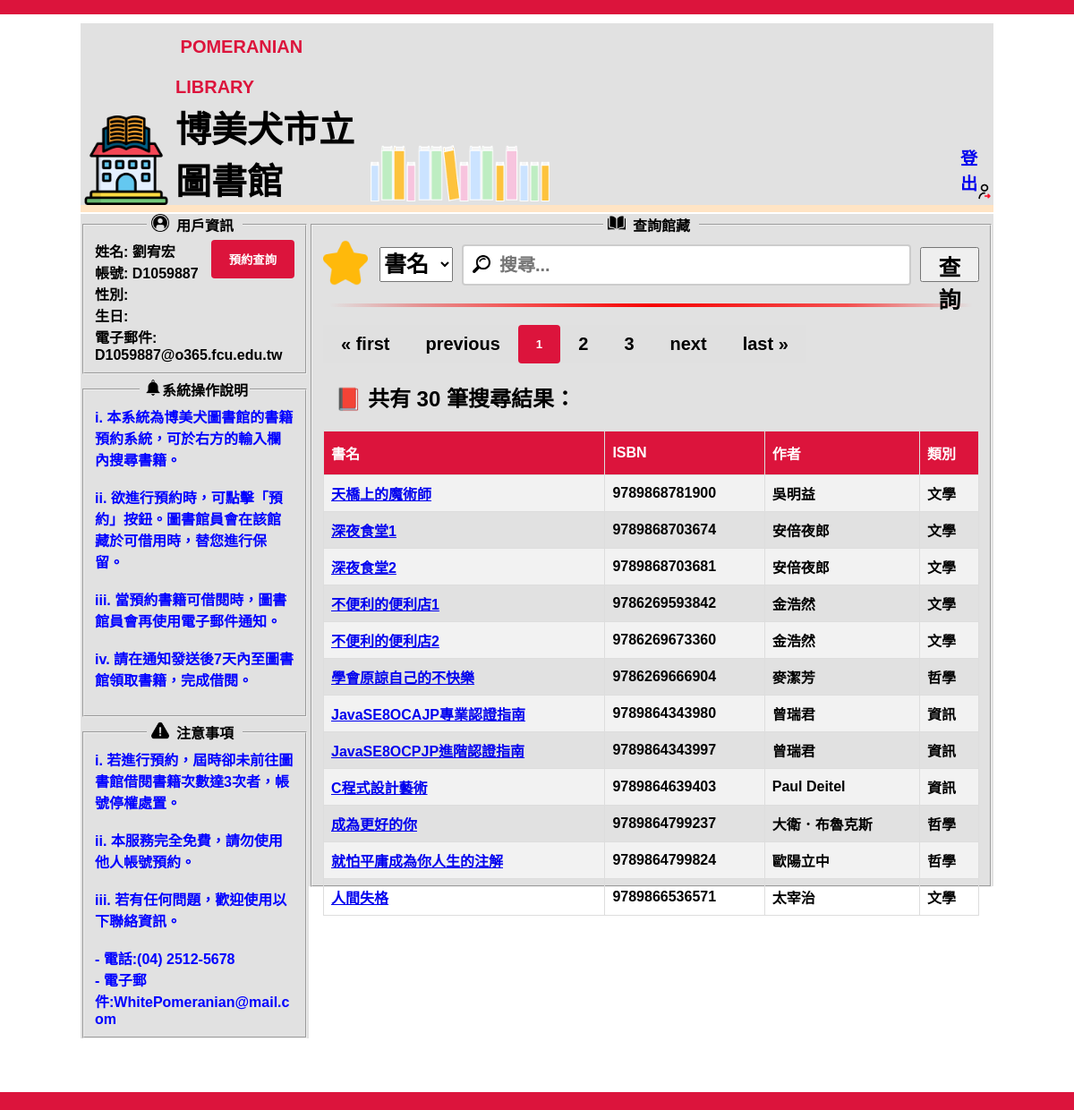
The app's page /homepage/ (signed in) with its own data.
### clients/models.py (models this page shows, shortened)
class Book(models.Model):
    STATUS_CHOICES = [
        ('available', '可預約'),
        ('unavailable', '不可預約'),
    ]
    bname = models.CharField(max_length=50, verbose_name='書名')
    ISBN = models.CharField(max_length=15, verbose_name='ISBN')
    author = models.CharField(max_length=20, verbose_name='作者')
    genre = models.CharField(max_length=10, verbose_name='類別')
    picture = models.ImageField(upload_to='books/',null=True, blank=True)
    status = models.CharField(max_length=20, choices=STATUS_CHOICES, default='available', verbose_name='狀態')

### clients/views.py (the view)
# urls.py: path('homepage/', views.homepage, name='homepage'),
def homepage(request):
    if not request.user.is_authenticated:
        return redirect('sign_in')
    search_type = request.GET.get('searchtype')
    search_query = request.GET.get('search')
    if search_type and search_query:
        if search_type.lower() == 'booktitle':
            search_results = Book.objects.filter(bname__icontains=search_query)
            cache.set('search_results', search_results, 6000)
        elif search_type.lower() == 'author':
            search_results = Book.objects.filter(author__icontains=search_query)
            cache.set('search_results', search_results, 6000)
        elif search_type == 'ISBN':
            search_results = Book.objects.filter(ISBN__icontains=search_query)
            cache.set('search_results', search_results, 6000)
        else:
            search_results = []
    else:
        search_results = cache.get('search_results')
        if search_results is None:
            search_results = Book.objects.all()
    user_profile_id = request.session.get('user_profile_id')
    try:
        user_profile = UserProfile.objects.get(id=user_profile_id)
    except UserProfile.DoesNotExist:
        user_profile = None
    search_results = search_results or []
    paginator = Paginator(search_results, 12)
    page_number = request.GET.get('page')
    page_obj = paginator.get_page(page_number)
    context = {
        'user_profile': user_profile,
        'results': page_obj,
    }
    return render(request, 'homepage.html', context)

### clients/templates/homepage.html (shortened to what this page needs)
<!DOCTYPE html>
<html lang="zh-TW">
<head>
    <link rel="stylesheet" href="/static/homepage.css">
</head>
<body>
    <div class="ceiling">
    </div>
    <div class="main">
        <div class="header">
            <a href="{% url 'homepage' %}"><img class="library" src="/static/library.png" width="100px"></a>
            <h1 class="h1"><span style="color: crimson;">&nbsp;POMERANIAN LIBRARY</span><br>博美犬市立圖書館</h1>
            <img class="bookshelf" src="/static/bookshelf.png" width="200px">
            <a class="a1" href="{% url 'sign_out' %}" role="button">登出<img class="logout" src="/static/logout.png"
                    width="20px"></a>
        </div>
        <hr class="relay">
        <div class="left_content">
            <fieldset>
                <legend><img class="login" src="/static/login.png" width="20px">&thinsp; 用戶資訊 &thinsp;</legend>
                <span>
                    <form action="{% url 'appointment' %}" method="get">
                        <button type="submit" class="appointment">預約查詢</button>
                    </form>
                    姓名: {{ user.last_name }}{{ user.first_name }} <br>
                    帳號: {{ user.username }} <br>
                    性別: {% if user_profile.gender == 'M' %}男{% elif user_profile.gender == 'F' %}女{% endif %} <br>
                    生日: {{ user_profile.birthday }} <br>
                    電子郵件: {{ user.email }}
                </span>
            </fieldset>
            <fieldset style="margin-top: 2%;">
                <legend><img class="notification" src="/static/notification.png" width="20px">系統操作說明</legend>
                <div style="color: blue; font-weight: 600;">
                    <span>
                        i. 本系統為博美犬圖書館的書籍預約系統，可於右方的輸入欄內搜尋書籍。<br><br>
                        ii. 欲進行預約時，可點擊「預約」按鈕。圖書館員會在該館藏於可借用時，替您進行保留。<br><br>
                        iii. 當預約書籍可借閱時，圖書館員會再使用電子郵件通知。<br><br>
                        iv. 請在通知發送後7天內至圖書館領取書籍，完成借閱。<br><br>
                    </span>
                </div>
            </fieldset>
            <fieldset style="margin-top: 2%;">
                <legend><img class="warning" src="/static/warning.png" width="20px">&thinsp; 注意事項 &thinsp;</legend>
                <div style="color: blue; font-weight: 600;">
                    <span>
                        i. 若進行預約，屆時卻未前往圖書館借閱書籍次數達3次者，帳號停權處置。<br><br>
                        ii. 本服務完全免費，請勿使用他人帳號預約。<br><br>
                        iii. 若有任何問題，歡迎使用以下聯絡資訊。<br><br>
                        - 電話:(04) 2512-5678<br>
                        - 電子郵件:WhitePomeranian@mail.c<br>om
                    </span>
                </div>
            </fieldset>
        </div>
        <div class="right_content">
            <fieldset class="searchtype">
                <legend><img class="open-book" src="/static/open-book.png" width="20px">&thinsp; 查詢館藏 &thinsp;</legend>
                <form action="" method="get">
                    <div class="searchtype">
                        <img class="star" src="/static/star.png" width="50px">
                        <select name="searchtype" class="searchtype">
                            <option value="booktitle" selected="selected">書名</option>
                        </select>
                        <input type="text" name="search" placeholder="搜尋..." autocomplete="off" class="searchtype">
                        <button type="submit" class="searchtype">查詢</button>
                    </div>
                </form>
                <hr class="searchtype">
                {% if results %}
                <div class="button-group">
                    {% if results.has_previous %}
                    <a href="?page=1"><button class="button">&laquo; first</button></a>
                    <a href="?page={{ results.previous_page_number }}"><button class="button">previous</button></a>
                    {% else %}
                    <a><button class="button">&laquo; first</button></a>
                    <a><button class="button">previous</button></a>
                    {% endif %}
                    {% for num in results.paginator.page_range %}
                    {% if num == results.number %}
                    <button type="button">{{ num }}</button>
                    {% else %}
                    <a href="?page={{ num }}"><button class="button">{{ num }}</button></a>
                    {% endif %}
                    {% endfor %}
                    {% if results.has_next %}
                    <a href="?page={{ results.next_page_number }}"><button class="button">next</button></a>
                    <a href="?page={{ results.paginator.num_pages }}"><button class="button">last &raquo;</button></a>
                    {% else %}
                    <a><button class="button">next</button></a>
                    <a><button class="button">last &raquo;</button></a>
                    {% endif %}
                </div>
                <h2 class="searchresult">&nbsp; &#128213; 共有 {{ results.paginator.count }} 筆搜尋結果：</h2>
                <table id="books">
                    <tr>
                        <th>書名</th>
                        <th>ISBN</th>
                        <th>作者</th>
                        <th>類別</th>
                    </tr>
                    {% for result in results.object_list %}
                    <tr>
                        <td><a href="bookdetails/{{ result.id }}">{{ result.bname }}</a></td>
                        <td>{{ result.ISBN }}</td>
                        <td>{{ result.author }}</td>
                        <td>{{ result.genre }}</td>
                    </tr>
                    {% endfor %}
                </table>
                {% else %}
                <h2 class="searchresult">&nbsp; &#128213; 0 筆搜尋結果!</h2>
                {% endif %}
            </fieldset>
        </div>
    </div>
    <div class="footer">
    </div>
</body>
</html>

### static/homepage.css (style rules this page uses)
html { background-color: rgb(255,255,255); }
body { margin: 0%; padding: 0%; font-family: Arial, Helvetica, sans-serif; display: flex; flex-direction: column; min-height: 100vh; }
div.ceiling { background-color:crimson; padding: 8px; }
div.main { margin: auto; width: 85%; flex: 1 0 auto; }
div.footer { background-color: crimson; padding: 10px; text-align: center; margin-top: 5%; }
div.header { background-color: rgb(225,225,225); margin-top: 1%; display: flex; align-items: flex-end; }
hr.relay { width: 100%; height: 8px; background-color: bisque; color: bisque; border: none; margin-top: 0%; }
div.right_content { background-color: rgb(225,225,225); width: 75%; margin-top: -0.65%; float: left; height: 751.5px; }
div.right_content fieldset { height: 732.5px; }
div.left_content { background-color: rgb(225,225,225); width: 25%; margin-top: -0.65%; float: left; }
img.library { margin-left: 0.5%; float: left; }
img.bookshelf { margin-left: 1.5%; margin-top: 1.15%; float: left; }
img.login { float: left; margin-left: 3px; }
img.logout { float: right; margin-top: -38%; margin-left: 1%; }
img.open-book { float: left; margin-left: 3px; }
img.notification { float: left; margin-left: 3px; }
img.warning { float: left; margin-left: 3px; }
h1.h1 { color: black; font-weight: bolder; font-size: 40px; margin-top: -3px; margin-left: 6px; float: left; margin-bottom: 0%; }
h1.h1 span { font-size: 20px; }
fieldset span { font-weight: 600; max-width: 10px; overflow-wrap: break-word; }
legend { font-weight: 600; text-align: center; }
a.a1 { font-size: larger; font-weight: 600; margin-left: 45%; margin-bottom: 5px; text-decoration: none; }
div.searchtype { margin-top: 5px; display: flex; justify-content: center; }
img.star { display: block; float: left; margin-right: 13px; margin-top: -5px; }
select.searchtype { display: block; float: left; height: 39px; font-weight: 600; font-size: 25px; margin-top: 2.5px; }
input.searchtype { display: block; float: left; margin-left: 10px; height: 18px; width: 60%; font-weight: 600; font-size: 20px; background-image: url('../static/magnifier.png'); background-size: 20px; background-position: 10px 10px; background-repeat: no-repeat; padding: 12px 20px 12px 40px; border: 2px solid #ccc; border-radius: 4px; }
button.searchtype { display: block; float: left; margin-left: 10px; height: 39px; font-weight: 600; font-size: 25px; margin-top: 2.5px; }
hr.searchtype { height: 4px; background: linear-gradient(to right, transparent 1%, #ed05055c 15%, #fe0000a5 30%, #f60202 50%, #fe0000a5 80%, transparent 99%); border: none; margin: 20px 0; }
#books { font-family: Arial, Helvetica, sans-serif; border-collapse: collapse; width: 100%; border-radius: 2px; }
#books td, #books th { border: 1px solid #ddd; padding: 8px; font-weight: 600; }
#books tr:nth-child(even) { background-color: #f2f2f2; }
#books th { padding-top: 12px; padding-bottom: 12px; text-align: left; background-color: crimson; color: white; }
button[type=button] { background-color: crimson; color: white; padding: 12px 20px; border: none; border-radius: 4px; cursor: pointer; font-weight: 600; }
.button-group { display: flex; }
.button { padding: 10px 20px; background-color: #e0e0e0; border: none; color: #000; cursor: pointer; font-weight: 600; font-size: 20px; }

### clients/templates/homepage.html (style rules this page uses)
button.appointment { background-color: crimson; color: white; padding: 12px 20px; border: none; border-radius: 4px; cursor: pointer; font-weight: 600; float: right; }

### records on screen
Book: bname "天橋上的魔術師", ISBN "9789868781900", author "吳明益", genre "文學"
Book: bname "深夜食堂1", ISBN "9789868703674", author "安倍夜郎", genre "文學"
Book: bname "深夜食堂2", ISBN "9789868703681", author "安倍夜郎", genre "文學"
Book: bname "不便利的便利店1", ISBN "9786269593842", author "金浩然", genre "文學"
Book: bname "不便利的便利店2", ISBN "9786269673360", author "金浩然", genre "文學"
Book: bname "學會原諒自己的不快樂", ISBN "9786269666904", author "麥潔芳", genre "哲學"
Book: bname "JavaSE8OCAJP專業認證指南", ISBN "9789864343980", author "曾瑞君", genre "資訊"
Book: bname "JavaSE8OCPJP進階認證指南", ISBN "9789864343997", author "曾瑞君", genre "資訊"
Book: bname "C程式設計藝術", ISBN "9789864639403", author "Paul Deitel", genre "資訊"
Book: bname "成為更好的你", ISBN "9789864799237", author "大衛．布魯克斯", genre "哲學"
Book: bname "就怕平庸成為你人生的注解", ISBN "9789864799824", author "歐陽立中", genre "哲學"
Book: bname "人間失格", ISBN "9789866536571", author "太宰治", genre "文學"

### other values on screen
{{ user.last_name }} "劉"
{{ user.first_name }} "宥宏"
{{ user.username }} "D1059887"
{{ user.email }} "D1059887@o365.fcu.edu.tw"
{{ num }} "1"
{{ num }} "2" "3"
{{ results.paginator.count }} "30"
